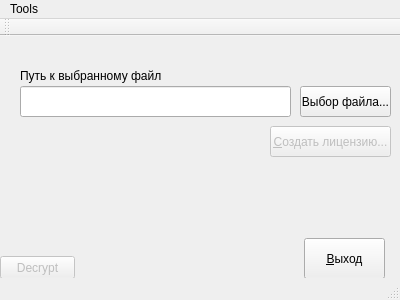
<?xml version="1.0" encoding="UTF-8"?>
<ui version="4.0">
 <class>MainWindow</class>
 <widget class="QMainWindow" name="MainWindow">
  <property name="geometry">
   <rect>
    <x>0</x>
    <y>0</y>
    <width>400</width>
    <height>300</height>
   </rect>
  </property>
  <property name="windowTitle">
   <string>Kursach Server</string>
  </property>
  <property name="windowIcon">
   <iconset>
    <normaloff>../../Users/Андрей/Dropbox/Public/MEGA GURREN AVA.jpg</normaloff>../../Users/Андрей/Dropbox/Public/MEGA GURREN AVA.jpg</iconset>
  </property>
  <widget class="QWidget" name="centralWidget">
   <widget class="QPushButton" name="pushButton">
    <property name="geometry">
     <rect>
      <x>300</x>
      <y>50</y>
      <width>91</width>
      <height>31</height>
     </rect>
    </property>
    <property name="text">
     <string>Выбор файла...</string>
    </property>
   </widget>
   <widget class="QPushButton" name="pushButton_2">
    <property name="enabled">
     <bool>false</bool>
    </property>
    <property name="geometry">
     <rect>
      <x>270</x>
      <y>90</y>
      <width>121</width>
      <height>31</height>
     </rect>
    </property>
    <property name="text">
     <string>&amp;Создать лицензию...</string>
    </property>
   </widget>
   <widget class="QLineEdit" name="lineEdit">
    <property name="geometry">
     <rect>
      <x>20</x>
      <y>50</y>
      <width>271</width>
      <height>31</height>
     </rect>
    </property>
   </widget>
   <widget class="QLabel" name="label">
    <property name="geometry">
     <rect>
      <x>20</x>
      <y>30</y>
      <width>141</width>
      <height>20</height>
     </rect>
    </property>
    <property name="text">
     <string>Путь к выбранному файлу:</string>
    </property>
   </widget>
   <widget class="QPushButton" name="pushButton_3">
    <property name="enabled">
     <bool>false</bool>
    </property>
    <property name="geometry">
     <rect>
      <x>0</x>
      <y>220</y>
      <width>75</width>
      <height>23</height>
     </rect>
    </property>
    <property name="text">
     <string>Decrypt</string>
    </property>
   </widget>
   <widget class="QPushButton" name="pushButton_4">
    <property name="enabled">
     <bool>true</bool>
    </property>
    <property name="geometry">
     <rect>
      <x>304</x>
      <y>202</y>
      <width>81</width>
      <height>41</height>
     </rect>
    </property>
    <property name="text">
     <string>&amp;Выход</string>
    </property>
   </widget>
  </widget>
  <widget class="QMenuBar" name="menuBar">
   <property name="geometry">
    <rect>
     <x>0</x>
     <y>0</y>
     <width>400</width>
     <height>21</height>
    </rect>
   </property>
   <widget class="QMenu" name="menuTools">
    <property name="title">
     <string>Tools</string>
    </property>
    <addaction name="actionAbout"/>
   </widget>
   <addaction name="menuTools"/>
  </widget>
  <widget class="QToolBar" name="mainToolBar">
   <attribute name="toolBarArea">
    <enum>TopToolBarArea</enum>
   </attribute>
   <attribute name="toolBarBreak">
    <bool>false</bool>
   </attribute>
  </widget>
  <widget class="QStatusBar" name="statusBar"/>
  <action name="actionAbout">
   <property name="text">
    <string>About</string>
   </property>
   <property name="menuRole">
    <enum>QAction::AboutRole</enum>
   </property>
  </action>
 </widget>
 <layoutdefault spacing="6" margin="11"/>
 <tabstops>
  <tabstop>pushButton</tabstop>
  <tabstop>pushButton_2</tabstop>
  <tabstop>lineEdit</tabstop>
  <tabstop>pushButton_4</tabstop>
  <tabstop>pushButton_3</tabstop>
 </tabstops>
 <resources/>
 <connections/>
</ui>
